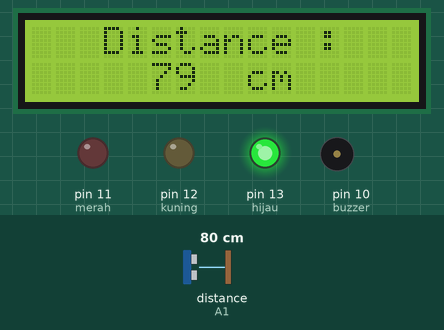
Simulated run of this sketch. Board: Arduino Uno, built with avr-gcc and run on an emulated ATmega328P. On the bench: 16×2 character LCD, output pins drawn as LEDs (lit = HIGH), buzzer (waves = sounding). Wiring (inferred from the names in the program): ultrasonic range finder: trigger A0; echo A1. The test bench sets the inputs (shaded band); at power-on: distance to the obstacle (sensor on A1) 80 cm. The echo pulse lasts 58.3 µs per cm; pins used as bus, display or sensor lines are not drawn; what the sketch prints to the serial monitor is not drawn.

Above: at 5.3 s.
5.4 s: distance to the obstacle (sensor on A1) set to 18 cm
At 6.4 s:
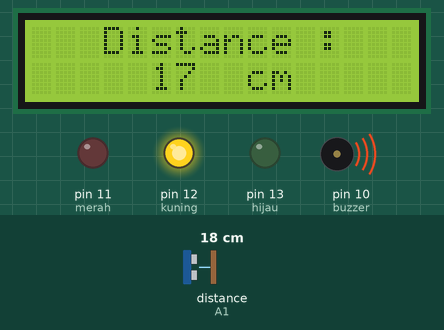
8.4 s: distance to the obstacle (sensor on A1) set to 13 cm
At 9.5 s:
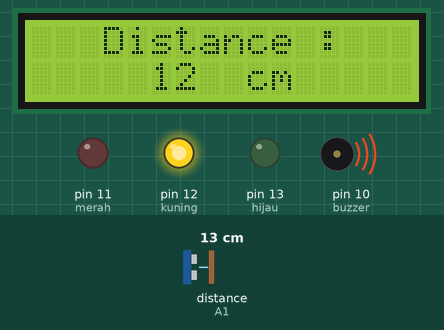
11.2 s: distance to the obstacle (sensor on A1) set to 10 cm
At 12.6 s:
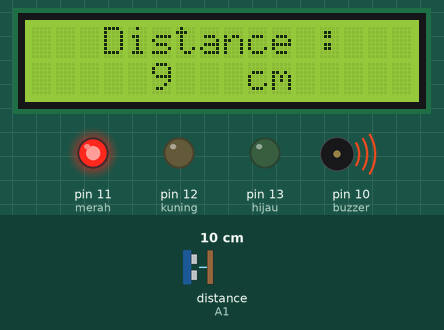
13.2 s: distance to the obstacle (sensor on A1) set to 250 cm
At 13.8 s:
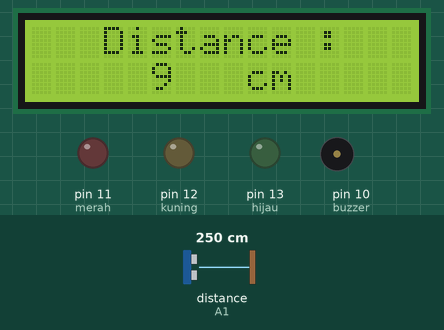
Timing chart, 0 to 15.8 s (numbered marks = the images above; inputs shaded):
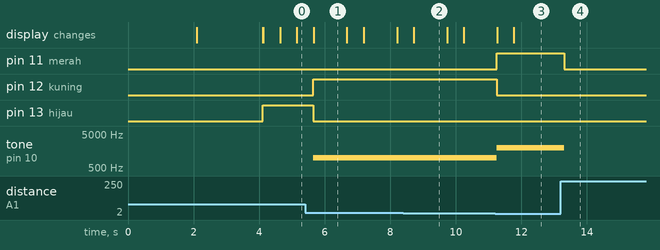

Measured:
- the behaviour switches between 12 and 11 cm on distance to the obstacle (sensor on A1) (found by bisection; images 2 and 3)
- after the input at 5.4 s, pin 12 (kuning): LOW → HIGH after 0.25 s; pin 13 (hijau): HIGH → LOW after 0.25 s; tone on pin 10 (buzzer): silent → 1000 Hz after 0.25 s; the display: changes after 0.26 s (image 1)
- after the input at 8.4 s, the display: changes after 0.31 s (image 2)
- after the input at 11.2 s, pin 11 (merah): LOW → HIGH after 0.05 s; pin 12 (kuning): HIGH → LOW after 0.05 s; tone on pin 10 (buzzer): 1000 Hz → 2000 Hz after 0.05 s; the display: first changes after 0.06 s (image 3 shows a later state)
- after the input at 13.2 s, pin 11 (merah): HIGH → LOW after 0.10 s; tone on pin 10 (buzzer): 2000 Hz → silent after 0.10 s
- what the display in image 1 shows lasts 1.0 s, from 5.7 s to 6.7 s

The sketch:

Tsunami_Detector.ino
```cpp
//Program arduino dengan sensor jarak HC-SR4
//untuk aplikasi pendeteksi bahaya tsunami
#include <LiquidCrystal_I2C.h>

LiquidCrystal_I2C lcd(0x27, 16, 2);
#define trigPin A0
#define echoPin A1
#define merah 11
#define kuning 12
#define hijau 13
#define buzzer 10


void setup()
{
  lcd.init();
  lcd.backlight();
  Serial.begin (9600);
  pinMode(buzzer, OUTPUT);
  lcd.setCursor(4,0);
  lcd.print("Tsunami ");
  lcd.setCursor(4,1);
  lcd.print("Detector ");
  delay(2000);
  lcd.clear();
  pinMode(trigPin, OUTPUT);
  pinMode(echoPin, INPUT);
  pinMode(merah, OUTPUT);
  pinMode(kuning, OUTPUT);
  pinMode(hijau, OUTPUT);
  lcd.setCursor(2,0);
  lcd.print("Device Ready");
  delay(2000);
  lcd.clear();
  lcd.setCursor(2,0);
  lcd.print(" Distance :  ");
}

void loop() {
  long duration, distance;
  digitalWrite(trigPin, LOW);
  delayMicroseconds(2);
  digitalWrite(trigPin, HIGH);
  delayMicroseconds(10);
  digitalWrite(trigPin, LOW);
  duration = pulseIn(echoPin, HIGH);
  distance = (duration/2) / 29.1;

  //JARAK APABILA KURANG DARI 150 CM
  if (distance <= 150 && distance > 30) {
  digitalWrite(hijau, HIGH); //led peringatan berhenti hidup
  noTone(buzzer);
  }
  else {
  digitalWrite(hijau,LOW); //led peringatan berhenti mati
  }

  //JARAK APABILA KURANG DARI 30 CM
  if (distance <=30 && distance > 10) {
  digitalWrite(kuning, HIGH);
  tone(buzzer, 1000);
  }

  else {
  digitalWrite(kuning, LOW);
  }

  //JARAK APABILA KURANG DARI 10 CM
  if (distance <= 10) {
  digitalWrite(merah, HIGH);
  tone(buzzer, 2000);
  }

  else {
  digitalWrite(merah, LOW);
  }

  if (distance > 150 || distance <= 0){
  Serial.println("Jarak diluar jangkauan!");
  noTone(buzzer);
  }

  else {
    if (distance < 100 && distance > 9){
      lcd.setCursor(5,1);
      lcd.print(distance);
      lcd.setCursor(7,1);
      lcd.print(" ");
    }else if (distance < 10 && distance > -1){
      lcd.setCursor(5,1);
      lcd.print(distance);
      lcd.setCursor(7,1);
      lcd.print(" ");
      lcd.setCursor(6,1);
      lcd.print(" ");
    }else if (distance > 99){
      lcd.setCursor(5,1);
      lcd.print(distance);
    }
  lcd.setCursor(9,1);
  lcd.print("cm");
  Serial.print(distance);
  Serial.println(" cm");  //perintah mencetak jarak pada serial monitor PC
  }

  delay(500);
}
```
